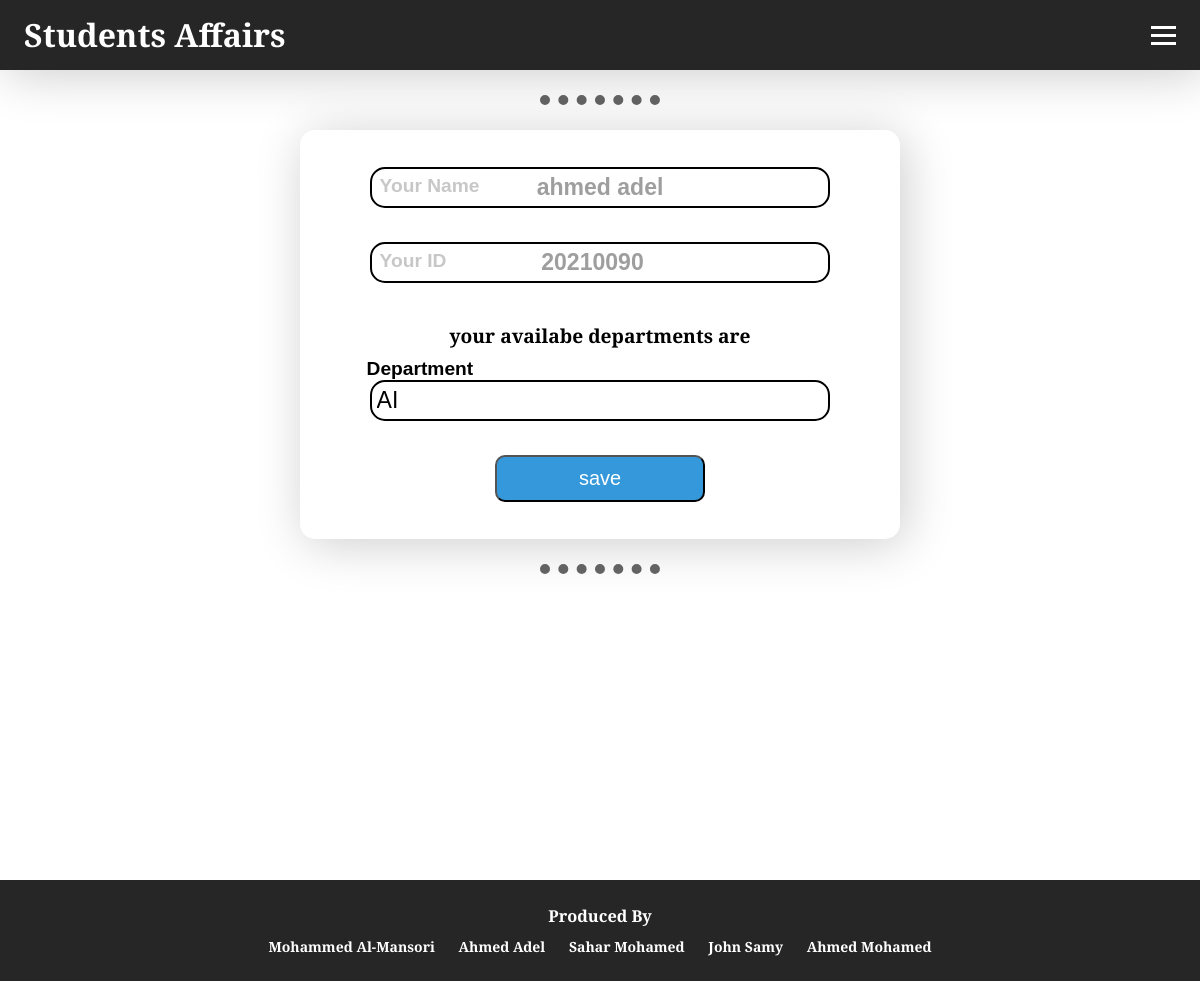
The page /html/assign_department.html/10 on the database its author committed.
### student_affairs_app/models.py (models this page shows, shortened)
class Student(models.Model):
    name = models.CharField(max_length=255)
    email = models.EmailField()
    mobile = models.CharField(max_length=15)
    IDnum = models.CharField(max_length=9)
    birthDate = models.DateField()
    gpa = models.DecimalField(max_digits=3, decimal_places=2)
    level = models.PositiveIntegerField()
    dep = models.CharField(max_length=255)
    gender = models.CharField(max_length=10)
    status = models.CharField(max_length=10, choices=[('active', 'Active'), ('inactive', 'Inactive')])

### student_affairs_app/views.py (the view)
# urls.py: path('html/assign_department.html/<int:id>',views.assign_department,name='assign_department'),
def assign_department(request, id):
  student = Student.objects.get(id=id)
  template = loader.get_template('html/assign_department.html')
  context = {
    'student': student
    }
  return HttpResponse(template.render(context, request))

### student_affairs_app/templates/html/assign_department.html (shortened to what this page needs)
<!DOCTYPE html>
<html lang="en">
<head>
    {% load static %}
        <link rel="stylesheet" type="text/css" href="{% static 'css/styles.css' %}">
</head>
<body>
  <header class="navContener">
    <nav class="navbar">
      <a class="nav-brand">Students Affairs</a>
      <div class="hamburger">
        <span class="bar"></span>
        <span class="bar"></span>
        <span class="bar"></span>
      </div>
    </nav>
  </header>
  <hr class="dashedHr">
  <section class="main">
    <div class="card">
      <form id="depStudentForm" action="updateDep/{{ student.id }}" method="post">
        <div class="inputbox">
          <input type="text" name="name" id="name" value="{{ student.name }}" required autofocus disabled>
          <label for="name">Your Name</label>
        </div>
        <div class="inputbox">
          <input type="number" name="IDnum" id="ID" value="{{ student.IDnum }}" required max="20231999" maxlength="9" disabled>
          <label for="ID">Your ID</label>
        </div>
        <p> your availabe departments are </p>
        <div class="inputbox">
          <input list="Department" id="dep" value="{{ student.dep }}" name="dep" required>
          <label for="dep">Department</label>
        </div>
        <div class="sub">
          <input class="btn" type="submit" name="save" id="save" value="save">
        </div>
      </form>
    </div>
    <hr class="dashedHr">
  </section>
  <footer>
    <h3>Produced By</h3>
    <ul>
      <li>Mohammed Al-Mansori</li>
      <li>Ahmed Adel</li>
      <li>Sahar Mohamed</li>
      <li>John Samy</li>
      <li>Ahmed Mohamed</li>
    </ul>
  </footer>
</body>
</html>

### student_affairs_app/static/css/styles.css (style rules this page uses)
* { -webkit-box-sizing: border-box; -moz-box-sizing: border-box; box-sizing: border-box; margin: 0; padding: 0; }
html, body { height: 100%; }
body { background-color: white; color: #000000; text-align: center; font-family: 'Merriweather', serif; font-weight: bold; line-height: 2; font-size: 1.2rem; }
.main { min-height: 100%; margin-bottom: -50px; }
.footer, .main:after { content: ""; display: block; }
.main:after { height: 50px; }
.btn, #editButton, #changeDepartmentButton { background: #3498db; border-radius: 10px; color: #ffffff; font-size: 20px; padding: 10px 20px 10px 20px; width: 100%; text-decoration: none; }
footer { background-color: #262626; padding: 20px; text-align: center; font-size: 14px; color: white; bottom: 0; position: relative; }
footer ul { list-style: none; margin: 0; padding: 0; }
footer li { display: inline-block; margin: 0 10px; font-weight: bold; }
.card { background-color: white; border-radius: 15px; padding: 12px; width: 50%; margin: auto; box-shadow: 5px 5px 50px 0px rgba(0, 0, 0, 0.2); }
.card .inputbox { position: relative; width: 80%; height: 50px; margin-bottom: 50px; margin: 25px auto; }
.card .inputbox input { position: absolute; top: 0; left: 0; width: 100%; border: 2px solid rgb(0, 0, 0); outline: none; background: none; padding: 5px; border-radius: 15px; font-size: 1.2em; }
.card .inputbox label { position: absolute; top: 0px; left: 10px; font-size: 1em; transition: 0.3s; font-family: sans-serif; color: #a7a7a7a3; }
.card .inputbox input:focus~label, .card .inputbox input:valid~label { transform: translateX(-13px) translateY(-30px); font-size: 1em; color: rgb(0, 0, 0); }
.card .inputbox input[disabled] { color: #676767a2; text-align: center; font-weight: bold; }
hr.dashedHr { background-color: none; border-style: none; border-top-style: dotted; height: 0px; border-width: 10px; border-color: rgb(99, 99, 99); width: 10%; margin: 25px auto; }
.navContener { background-color: #262626; box-shadow: 5px 5px 50px 0px rgba(0, 0, 0, 0.2); }
.navbar { min-height: 70px; display: flex; justify-content: space-between; align-items: center; padding: 0 24px; }
.nav-brand { font-size: 2rem; color: white; text-decoration: none; }
.hamburger { display: block; cursor: pointer; }
.bar { display: block; width: 25px; height: 3px; margin: 5px auto; -webkit-transition: all 0.3s ease-in-out; transition: all 0.3s ease-in-out; background-color: rgb(255, 255, 255); }
.sub { text-align: none; display: inline-block; width: 45%; margin-bottom: 25px; padding: 0px 25px; color: #000000; }

### rows shown on the page
Student: name "ahmed adel", IDnum "20210090", dep "AI"
